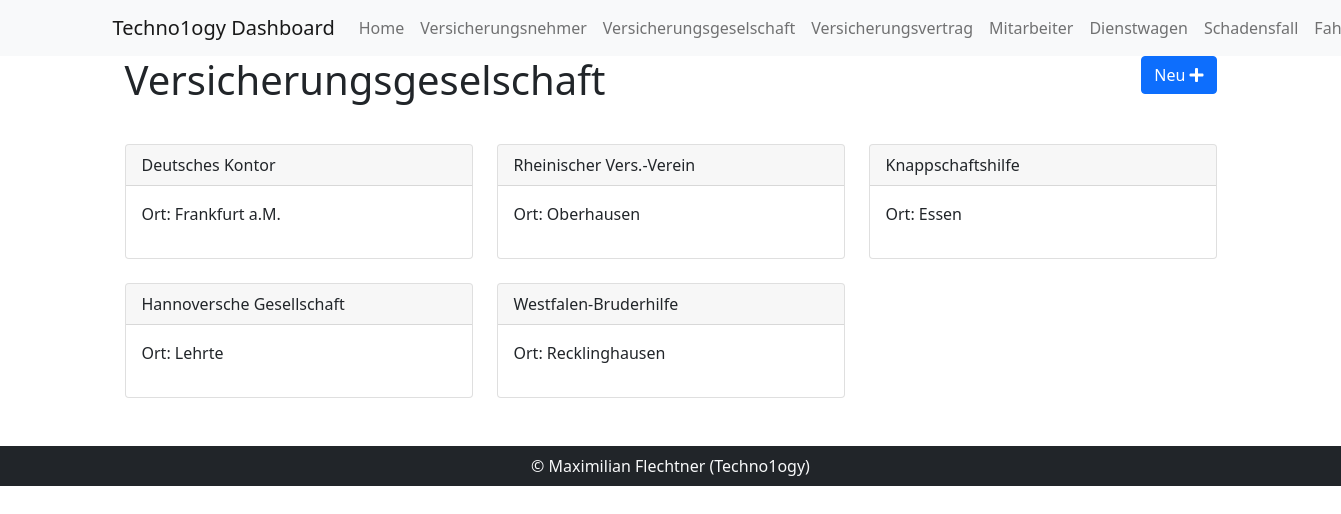
Page /insuranceCompany on the committed database.
### tables this page shows
CREATE TABLE Versicherungsgesellschaft
(ID              INTEGER       NOT NULL AUTO_INCREMENT,
 Bezeichnung     VARCHAR(30)   NOT NULL,
 Ort             VARCHAR(30),
 CONSTRAINT Versicherungsgesellschaft_PK  PRIMARY KEY (ID)
);

### Controller/InsuranceCompany.php (called while the page is built, shortened)
<?php
class InsuranceCompany extends Controller implements ControllerModel
{
    public static function start($file)
    {
        $insurances = InsuranceCompanyModel::getAll();
        require_once($file);
    }
}

### Routes.php (called while the page is built, shortened)
<?php
Route::set('insuranceCompany', function () {
   InsuranceCompany::CreateView("InsuranceCompany");
});
?>

### index.php (called while the page is built, shortened)
<?php
require_once('Routes.php');

### Models/Db.php (called while the page is built, shortened)
<?php
class Db
{
    public static function getAllFromDB($db)
    {
        return self::query("SELECT * FROM " . $db);
    }
    public static function query($query, $params = array())
    {
        try {
            $stmt = self::con()->prepare($query);
        } catch (Exception $e) {
            die('<div class="alert alert-danger">Die Tabelle existiert nicht, bitte überprüfen Sie ihre Datenbank(<a href="/installer">Installiren</a>)</div>');
        }
        $stmt->execute($params);
        $data = $stmt->fetchAll();
        return $data;
    }
    private static function con()
    {
        if (!defined('DBHOST') || !defined('DBNAME') || !defined('DBUSER') && !defined('DBPASS')) {
            header("Location: /installer");
        } else {
            try {
                $pdo = new PDO("mysql:host=" . DBHOST . ";dbname=" . DBNAME . ";charset=utf8", DBUSER, DBPASS);
            } catch (Exception $e) {
                die('<div class="alert alert-danger" role="alert">Bitte geben Sie die richtigen Daten zur Datenbank an (<a href="/installer">Instalieren</a>)</div>');
            }
            $pdo->setAttribute(PDO::ATTR_EMULATE_PREPARES, false);
            $pdo->setAttribute(PDO::ATTR_ERRMODE, PDO::ERRMODE_EXCEPTION);
            return $pdo;
        }
    }
}
?>

### Models/InsuranceCompany.php (called while the page is built, shortened)
<?php
class InsuranceCompanyModel extends Db implements Model
{
    public function __construct($id, $name, $location)
    {
        $this->name = $name;
        $this->location = $location;
    }
    public static function getAll()
    {
        $insuranceList = [];
        foreach (self::getAllFromDB('Versicherungsgesellschaft') as $raw) {
            $insuranceList[] = new InsuranceCompanyModel(
                $raw[0],
                $raw[1],
                $raw[2]
            );
        }
        return $insuranceList;
    }
}

### templates/list/insuranceCompany-single.php (the view)
<?php if (isset($insurance) && !empty($insurance) && $insurance instanceof InsuranceCompanyModel): ?>
    <div class="col-lg-4 col-12 col-md-6 mt-4">
        <div class="card">
            <div class="card-header">
                <?= $insurance->name ?>
            </div>
            <div class="card-body">
                <p>Ort: <?= $insurance->location ?></p>
            </div>
        </div>
    </div>
<?php endif; ?>

### View/InsuranceCompany.php
<div class="container">
    <div class="row">
        <div class="col-6">
            <h1>Versicherungsgeselschaft</h1>
        </div>
        <div class="col-6 text-end">
            <a class="btn btn-primary" href="/insuranceCompanyCreate">Neu <i class="fas fa-plus"></i></a>
        </div>
    </div>
    <div class="row mt-2">
        <?php
        if (isset($insurances) && !empty($insurances)) {
            foreach ($insurances as $insurance) {
                include('templates/list/insuranceCompany-single.php');
            }
        }
        ?>
    </div>
</div>

### rows in the picture
versicherungsgesellschaft: Bezeichnung "Deutsches Kontor", Ort "Frankfurt a.M."
versicherungsgesellschaft: Bezeichnung "Rheinischer Vers.-Verein", Ort "Oberhausen"
versicherungsgesellschaft: Bezeichnung "Knappschaftshilfe", Ort "Essen"
versicherungsgesellschaft: Bezeichnung "Hannoversche Gesellschaft", Ort "Lehrte"
versicherungsgesellschaft: Bezeichnung "Westfalen-Bruderhilfe", Ort "Recklinghausen"
